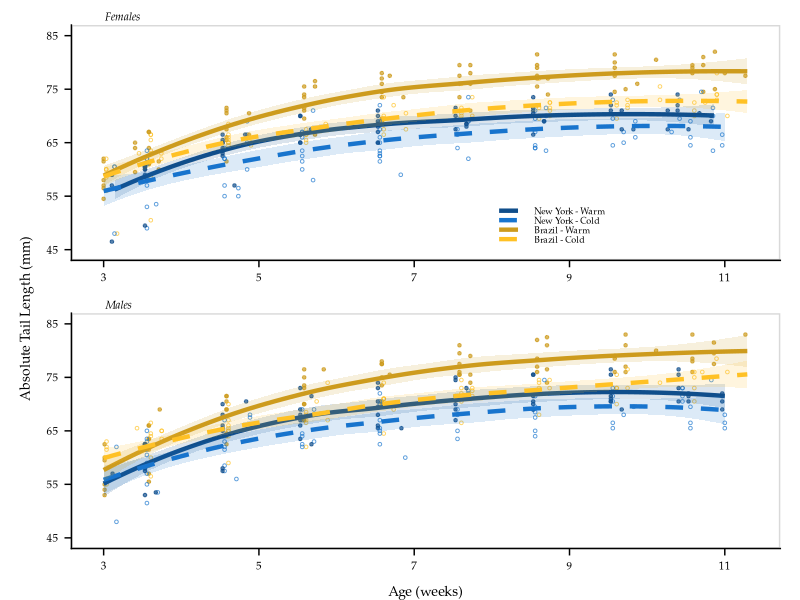

Reproduce this figure in R. (Note: this script raises an error after producing the figure.)
#!/usr/bin/env Rscript --vanilla

##############################################################

# Author: Mallory A. Ballinger

# This script plots weekly tail lengths of New York mice and 
# Brazil mice across environments (i.e., common garden experiment #2).
# This script generates Figure 4 in Ballinger_AmNat_2021.


##############################################################
# Required packages
##############################################################

rm(list = ls()) # clear R's environment
library(tidyverse)
library(here)
library(ggridges)
library(cowplot)
library(car)
library(ggtext)
library(glue)
library(scales)

set.seed(19910118) # so that jitter plots stay in same jittered positions


##############################################################
# Import data
##############################################################

WeeklyPhenotypeData <- read_csv(here("data/processed/WeeklyPhenotypeData.csv")) %>%
  select(-DOB, -DateMeasured) %>% select(-1) %>%
  mutate(Line = fct_relevel(Line, "SARA", "SARB", "MANA", "MANB")) %>% # put evolved lines first
  mutate(Environment = fct_relevel(Environment, "Warm", "Cold" )) %>% # put Warm before Cold
  mutate(PopEnv = paste(Population, Environment, sep = "_")) %>%
  mutate(PopEnv = fct_recode(PopEnv, "Brazil - Warm" = "Brazil_Warm", "Brazil - Cold" = "Brazil_Cold",
                             "New York - Warm" = "New York_Warm", "New York - Cold" = "New York_Cold")) %>%
  mutate(PopEnv = fct_relevel(PopEnv, "New York - Warm", "New York - Cold", "Brazil - Warm", "Brazil - Cold")) %>%
  mutate(RelativeTail = Tail_Length_mm / Body_Weight_g)


# Sample size of dataset
#FullSampleSize <- WeeklyPhenotypeData %>% summarise(N=n_distinct(Mouse_ID)) %>% pull(N)
# n = 80


# Make sex-specific datasets
MaleData <- WeeklyPhenotypeData %>%
  filter(Sex == "Male")

FemaleData <- WeeklyPhenotypeData %>%
  filter(Sex == "Female")





##############################################################
# Plot weekly phenotypes - body weight
##############################################################
# 
# FemaleBW <-
#   ggplot(data=FemaleData, aes(x=Age_weeks, y=Body_Weight_g, fill = PopEnv, linetype = PopEnv, color = PopEnv)) +
#   geom_point(position = position_dodge(0.1), size=1.1, alpha = 0.5, show.legend = FALSE) +
#   geom_smooth(aes(group = PopEnv), size=1.5, alpha = 0.15, method = "loess", se = TRUE) + #std error
#   scale_color_manual(values=rep(c("dodgerblue4", "dodgerblue3", "goldenrod3", "goldenrod1"))) +
#   scale_fill_manual(values=rep(c("dodgerblue4", "dodgerblue3", "goldenrod3","goldenrod1"))) +
#   scale_linetype_manual(values=rep(c("solid","dashed", "solid", "dashed"))) +
#   guides(color=guide_legend(override.aes=list(fill=NA)),
#          linetype=guide_legend(override.aes = list(size=0.5)),
#          linetype=guide_legend(override.aes = list(fill=NA))) +# removes gray shading from legend
#   scale_x_continuous(breaks = seq(from=3, to=12, by=2), labels = seq(from=3, to=12, by=2), limits = c(3,11.3)) +
#   scale_y_continuous(breaks = seq(from=5, to=25, by=5), labels = seq(from=5, to=25, by=5), limits = c(5,25)) +
#   theme_half_open(20) +
#   panel_border() + # puts border around facets
#   theme(panel.grid.minor = element_blank(), axis.line = element_line(colour = "black"),
#         axis.title.x = element_text(margin = margin(t = 10), size = 10, face = "bold", family = "Palatino", hjust = 1.25),
#         axis.title.y = element_text(margin = margin(r = 10), size = 10, face = "bold", family = "Palatino"),
#         axis.text.x = element_text(size = 8, color = "black", family = "Palatino"),
#         axis.text.y = element_text(size = 8, color = "black", family = "Palatino"),
#         legend.position = c(0.03, 0.89),
#         legend.background = element_blank(),
#         legend.box.background = element_blank(),
#         legend.key.height = unit(0.2, "cm"),
#         legend.key.width = unit(0.6, "cm"),
#         legend.margin = margin(0.1, 3, 0.3, 0),
#         legend.spacing.x = unit(0.5, "mm"),
#         legend.spacing.y = unit(0.5, "mm"),
#         legend.text = element_text(size=6.5, family = "Palatino"),
#         legend.title = element_blank(),
#         plot.tag = element_text(family = "Palatino", size = 10, face = "italic"),
#         plot.tag.position = c(0.18,1.025),
#         plot.title = element_text(size = 8, face = "italic", hjust = 0.05, vjust = -3, family = "Palatino"),
#         plot.title.position = "panel",
#         plot.margin = unit(c(0.5, -0.45, 0, 0.3), "cm")) +
#   labs(x = "Age (weeks)",
#        y = "Body Mass (g)",
#        title = "Females")
# 
# 
# MaleBW <-
#   ggplot(data=MaleData, aes(x=Age_weeks, y=Body_Weight_g, fill = PopEnv, linetype = PopEnv, color = PopEnv)) +
#   geom_point(position = position_dodge(0.1), size=1.1, alpha=0.5, show.legend = FALSE) +
#   geom_smooth(aes(group = PopEnv), size=1.5, method = "loess", alpha = 0.15, se = TRUE) + #std error
#   scale_color_manual(values=rep(c("dodgerblue4", "dodgerblue3", "goldenrod3", "goldenrod1"))) +
#   scale_fill_manual(values=rep(c("dodgerblue4", "dodgerblue3", "goldenrod3","goldenrod1"))) +
#   scale_linetype_manual(values=rep(c("solid","dashed", "solid", "dashed"))) +
#   scale_x_continuous(breaks = seq(from=3, to=12, by=2), labels = seq(from=3, to=12, by=2), limits = c(3,11.3)) +
#   scale_y_continuous(breaks = seq(from=5, to=25, by=5), labels = seq(from=5, to=25, by=5), limits = c(5,25)) +
#   theme_half_open(20) +
#   panel_border() + # puts border around facets
#   theme(panel.grid.minor = element_blank(), axis.line = element_line(colour = "black"),
#         axis.title.x = element_text(margin = margin(t = 10), size = 10, face = "bold", family = "Palatino"),
#         axis.title.y = element_text(margin = margin(r = 10), size = 10, face = "bold", family = "Palatino"),
#         axis.text.x = element_text(size = 8, color = "black", family = "Palatino"),
#         axis.text.y = element_blank(),
#         axis.ticks.y = element_blank(),
#         axis.line.y = element_blank(),
#         legend.position = "none",
#         legend.background = element_blank(),
#         legend.box.background = element_blank(),
#         legend.key = element_blank(),
#         legend.key.height = unit(0.3, "cm"),
#         legend.key.width = unit(1.5, "cm"),
#         legend.text = element_text(size=8, family = "Palatino"),
#         legend.title = element_blank(),
#         plot.tag = element_text(family = "Palatino", size = 10, face = "italic"),
#         plot.tag.position = c(0.13,1.025),
#         plot.title = element_text(size = 8, face = "italic", hjust = 0.05, vjust = -3, family = "Palatino"),
#         plot.title.position = "panel",
#         plot.margin = unit(c(0.5, 0.5, 0, -0.42), "cm")) + # top, right, bottom, left (0.5, 0.5, 0.1, -0.5)
#   labs(x = "",
#        y = "",
#        title = "Males")
# 
# 
# cowplot::plot_grid(FemaleBW, MaleBW, labels = c('', ''), align = 'h',
#                    label_fontfamily = "Palatino", label_size = 12, label_x = 0.05, hjust = 0)
# 
# ggsave("results/figures/Weekly_BW.tiff", height = 3.5, width = 6, compression = "lzw")
# ggsave("results/figures/Weekly_BW.pdf", height = 3.5, width = 6)
# 
# 


##############################################################
# Plot weekly phenotypes - tail length
##############################################################

FemaleTL <-
  ggplot(data=FemaleData, aes(x=Age_weeks, y=Tail_Length_mm, color = PopEnv, fill = PopEnv, linetype = PopEnv, color = PopEnv)) +
  geom_point(aes(shape = factor(PopEnv)), position = position_dodge(0.1), size=0.9, alpha = 0.7, show.legend = TRUE) +
  geom_smooth(aes(group = PopEnv), size=1.5, alpha = 0.15, method = "loess", se = TRUE) + #std error
  scale_color_manual(values=rep(c("dodgerblue4", "dodgerblue3", "goldenrod3", "goldenrod1"))) +
  scale_fill_manual(values=rep(c("dodgerblue4", "dodgerblue3", "goldenrod3","goldenrod1"))) +
  scale_linetype_manual(values=rep(c("solid","dashed", "solid", "dashed"))) +
  scale_shape_manual(values=rep(c(19, 1, 19, 1)), guide = "none") +
  guides(color=guide_legend(override.aes=list(fill=NA)),
         linetype=guide_legend(override.aes = list(size=0.5)),
         linetype=guide_legend(override.aes = list(fill=NA))) +# removes gray shading from legend
  scale_x_continuous(breaks = seq(from=3, to=12, by=2), labels = seq(from=3, to=12, by=2), limits = c(3,11.3)) +
  scale_y_continuous(breaks = seq(from=45, to=90, by=10), labels = seq(from=45, to=90, by=10), limits = c(45,85)) +
  theme_half_open(20) +
  panel_border() + # puts border around facets
  theme(panel.grid.minor = element_blank(), axis.line = element_line(colour = "black"),
        axis.title.x = element_text(margin = margin(t = 10), size = 10, family = "Palatino"),
        axis.title.y = element_text(margin = margin(r = 10), size = 10, family = "Palatino", hjust = -2),
        axis.text.x = element_text(size = 8, color = "black", family = "Palatino"),
        axis.text.y = element_text(size = 8, color = "black", family = "Palatino"),
        legend.position = c(0.6, 0.15),
        legend.background = element_blank(),
        legend.box.background = element_blank(),
        legend.key = element_blank(),
        legend.key.height = unit(0.2, "cm"),
        legend.key.width = unit(0.6, "cm"),
        legend.margin = margin(0.1, 3, 0.3, 0),
        legend.spacing.x = unit(0.5, "mm"),
        legend.spacing.y = unit(0.5, "mm"),
        legend.text = element_text(size=6.5, family = "Palatino"),
        legend.title = element_blank(),
        plot.tag = element_text(family = "Palatino", size = 8, face = "italic"),
        plot.tag.position = c(0.18,1.025),
        plot.title = element_text(size = 8, face = "italic", hjust = 0.05, vjust = -3, family = "Palatino"),
        plot.title.position = "panel",
        plot.margin = unit(c(0, 0.5, -0.3, 0.5), "cm")) +
  labs(x = "",
       y = "Absolute Tail Length (mm)",
       title = "Females")
       #tag = "Females")

MaleTL <-
  ggplot(data=MaleData, aes(x=Age_weeks, y=Tail_Length_mm, fill = PopEnv, linetype = PopEnv, color = PopEnv)) +
  geom_point(aes(shape = factor(PopEnv)), position = position_dodge(0.1), size=0.9, alpha = 0.7, show.legend = TRUE) +
  geom_smooth(aes(group = PopEnv), size=1.5, alpha = 0.15, method = "loess", se = TRUE) + #std error
  scale_color_manual(values=rep(c("dodgerblue4", "dodgerblue3", "goldenrod3", "goldenrod1"))) +
  scale_fill_manual(values=rep(c("dodgerblue4", "dodgerblue3", "goldenrod3","goldenrod1"))) +
  scale_linetype_manual(values=rep(c("solid","dashed", "solid", "dashed"))) +
  scale_shape_manual(values=rep(c(19, 1, 19, 1)), guide = 'none') +
  scale_x_continuous(breaks = seq(from=3, to=12, by=2), labels = seq(from=3, to=12, by=2), limits = c(3,11.3)) +
  scale_y_continuous(breaks = seq(from=45, to=90, by=10), labels = seq(from=45, to=90, by=10), limits = c(45,85)) +
  theme_half_open(20) +
  panel_border() + # puts border around facets
  theme(panel.grid.minor = element_blank(), axis.line = element_line(colour = "black"),
        axis.title.x = element_text(margin = margin(t = 10), size = 10, family = "Palatino"),
        axis.title.y = element_text(margin = margin(r = 10), size = 10, family = "Palatino"),
        axis.text.x = element_text(size = 8, color = "black", family = "Palatino"),
        axis.text.y = element_text(size = 8, color = "black", family = "Palatino"),
        legend.position = "none",
        legend.background = element_blank(),
        legend.box.background = element_blank(),
        legend.key = element_blank(),
        legend.key.height = unit(0.3, "cm"),
        legend.key.width = unit(1.5, "cm"),
        legend.text = element_text(size=7, family = "Palatino"),
        legend.title = element_blank(),
        plot.tag = element_text(family = "Palatino", size = 10, face = "italic"),
        plot.tag.position = c(0.13,1.025),
        plot.title = element_text(size = 8, face = "italic", hjust = 0.05, vjust = -3, family = "Palatino"),
        plot.title.position = "panel",
        plot.margin = unit(c(-0.3, 0.5, 0, 0.5), "cm")) + # top, right, bottom, left (0.5, 0.5, 0.1, -0.5)
  labs(x = "Age (weeks)",
       y = "",
       title = "Males")
       #tag ="Males")


cowplot::plot_grid(FemaleTL, MaleTL, labels = c('', ''), nrow = 2, ncol = 1, align = 'v',
                   label_fontfamily = "Palatino", label_size = 12, label_x = 0.05, hjust = 0)

#ggsave("results/figures/Weekly_Tails.tiff", height = 5.75, width = 3.75, compression = "lzw")
ggsave("results/figures/Weekly_Tails.pdf", height = 5.5, width = 3.75)

